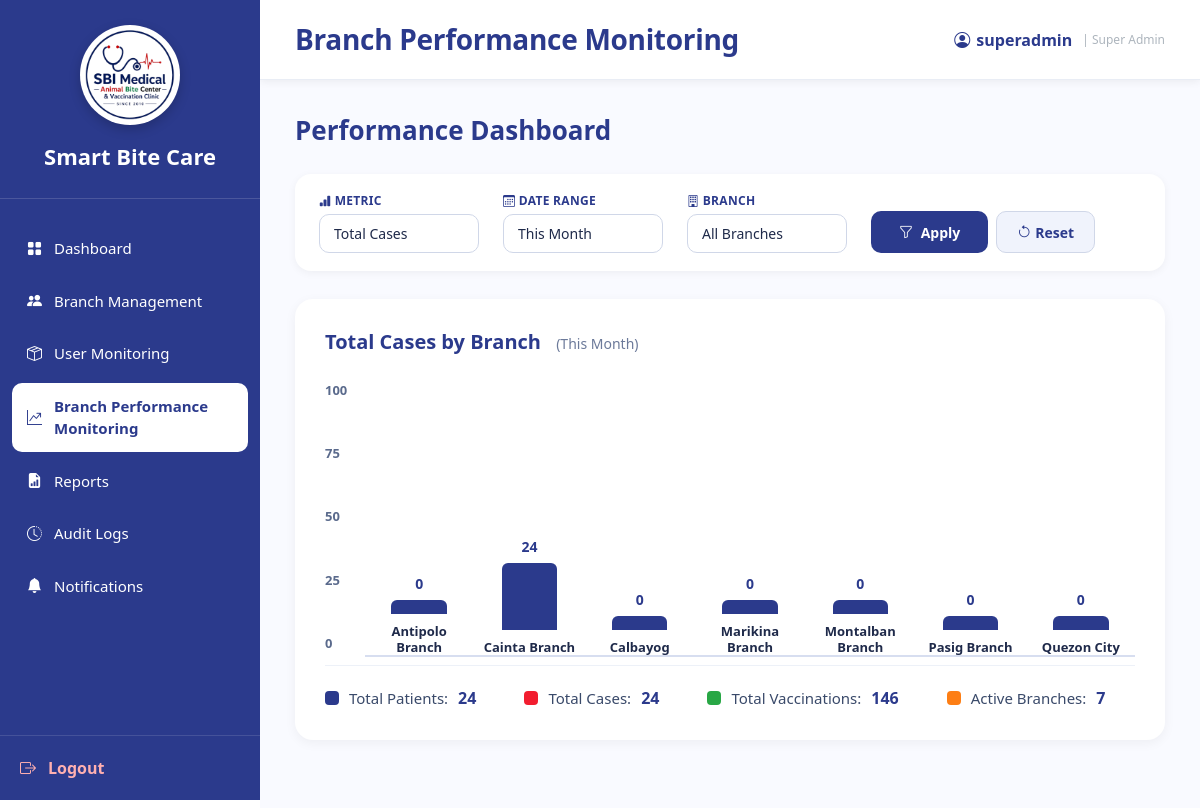
/SuperAdmin_BranchPerformanceMonitoring.php (signed in), run on the app's committed database.
### tables this page shows
CREATE TABLE `branches` (
  `branch_id` varchar(10) NOT NULL,
  `branch_name` varchar(150) NOT NULL,
  `branch_address` text DEFAULT NULL,
  `contact_number` varchar(30) DEFAULT NULL,
  `email` varchar(150) DEFAULT NULL,
  `status` enum('Active','Inactive') DEFAULT 'Active',
  `created_at` timestamp NOT NULL DEFAULT current_timestamp()
);

### SuperAdmin_BranchPerformanceMonitoring.php (the view, shortened to what this page needs)
<?php
require_once 'sources/db_connect.php';
$metric = isset($_GET['metric']) ? trim($_GET['metric']) : 'total_cases';
$date_range = isset($_GET['date_range']) ? trim($_GET['date_range']) : 'this_month';
$branch_id = isset($_GET['branch_id']) ? trim($_GET['branch_id']) : '';
$date_label = 'All Time';
switch ($date_range) {
    case 'this_month':
        $date_label = 'This Month';
        break;
}
$branches_sql = "SELECT branch_id, branch_name FROM branches WHERE status = 'Active' ORDER BY branch_name";
$branches_result = $conn->query($branches_sql);
$branches = [];
while ($row = $branches_result->fetch_assoc()) {
    $branches[] = $row;
}
$performance_data = [];
$total_patients = 0;
$total_cases = 0;
$total_vaccinations = 0;
foreach ($branches as $branch) {
    $bid = $branch['branch_id'];
    $bname = $branch['branch_name'];
    $patient_sql = "SELECT COUNT(*) as count FROM patients WHERE branch_id = '$bid'";
    $patient_result = $conn->query($patient_sql);
    $patient_count = $patient_result->fetch_assoc()['count'] ?? 0;
    $case_sql = "SELECT COUNT(*) as count FROM animal_bite_cases WHERE branch_id = '$bid'";
    $case_result = $conn->query($case_sql);
    $case_count = $case_result->fetch_assoc()['count'] ?? 0;
    $vaccine_sql = "SELECT COUNT(*) as count FROM vaccination_records WHERE branch_id = '$bid'";
    $vaccine_result = $conn->query($vaccine_sql);
    $vaccine_count = $vaccine_result->fetch_assoc()['count'] ?? 0;
    $staff_sql = "SELECT COUNT(*) as count FROM users WHERE branch_id = '$bid'";
    $staff_result = $conn->query($staff_sql);
    $staff_count = $staff_result->fetch_assoc()['count'] ?? 0;
    $inventory_sql = "SELECT COUNT(*) as count FROM inventory_stocks WHERE branch_id = '$bid'";
    $inventory_result = $conn->query($inventory_sql);
    $inventory_count = $inventory_result->fetch_assoc()['count'] ?? 0;
    $performance_data[] = [
        'branch_id' => $bid,
        'branch_name' => $bname,
        'patients' => $patient_count,
        'cases' => $case_count,
        'vaccinations' => $vaccine_count,
        'staff' => $staff_count,
        'inventory' => $inventory_count
    ];
    $total_patients += $patient_count;
    $total_cases += $case_count;
    $total_vaccinations += $vaccine_count;
}
$metric_label = '';
$metric_column = 'cases';
$max_value = 0;
switch ($metric) {
    case 'total_cases':
        $metric_label = 'Total Cases';
        $metric_column = 'cases';
        $max_value = max(array_column($performance_data, 'cases'));
        break;
}
$y_max = ceil($max_value / 100) * 100;
$metrics_options = [
    'total_cases' => 'Total Cases',
    'total_patients' => 'Total Patients',
    'total_vaccinations' => 'Total Vaccinations',
    'staff' => 'Staff Count',
    'inventory' => 'Inventory Items'
];
$date_range_options = [
    'all_time' => 'All Time',
    'this_month' => 'This Month',
    'last_month' => 'Last Month',
    'this_quarter' => 'This Quarter',
    'this_year' => 'This Year',
    'last_year' => 'Last Year'
];
$branch_options = ['' => 'All Branches'];
foreach ($branches as $branch) {
    $branch_options[$branch['branch_id']] = $branch['branch_name'];
}
function addAuditLog($conn, $user_id, $action, $module = 'Performance Monitoring') {
    $branch_id = null;
    $user_sql = "SELECT branch_id FROM users WHERE user_id = ?";
    $user_stmt = $conn->prepare($user_sql);
    if ($user_stmt) {
        $user_stmt->bind_param("i", $user_id);
        $user_stmt->execute();
        $user_result = $user_stmt->get_result();
        if ($user_row = $user_result->fetch_assoc()) {
            $branch_id = $user_row['branch_id'];
        }
    }
    $log_sql = "INSERT INTO audit_logs (user_id, branch_id, action, module) VALUES (?, ?, ?, ?)";
    $log_stmt = $conn->prepare($log_sql);
    if ($log_stmt) {
        $log_stmt->bind_param("isss", $user_id, $branch_id, $action, $module);
        $result = $log_stmt->execute();
        return $result;
    }
    return false;
}
addAuditLog($conn, $_SESSION['user_id'], 'Viewed Branch Performance Monitoring - Metric: ' . $metric_label . ', Date: ' . $date_label, 'Performance Monitoring');
?>
<!DOCTYPE html>
<html lang="en">
<head>
    <link href="https://cdn.jsdelivr.net/npm/bootstrap@5.3.3/dist/css/bootstrap.min.css" rel="stylesheet" />
    <link rel="stylesheet" href="https://cdn.jsdelivr.net/npm/bootstrap-icons@1.11.3/font/bootstrap-icons.min.css" />
    <link rel="stylesheet" href="sidebar.css" />
</head>
<body>
<div class="sidebar">
    <div class="logo-area">
        <div class="logo-frame">
            <img src="logo.png" alt="Smart Bite Care Logo" class="logo" />
        </div>
        <div class="system-name">Smart Bite Care</div>
    </div>
    <nav class="nav-menu">
        <ul>
            <li><a href="SuperAdmin_Dashboard.php"><i class="bi bi-grid-fill"></i><span>Dashboard</span></a></li>
            <li><a href="SuperAdmin_CombinedManagement.php"><i class="bi bi-people-fill"></i><span>Branch Management</span></a></li>
            <li><a href="SuperAdmin_UserMonitoring.php"><i class="bi bi-box-seam"></i><span>User Monitoring</span></a></li>
            <li><a class="active" href="SuperAdmin_BranchPerformanceMonitoring.php"><i class="bi bi-graph-up-arrow"></i><span>Branch Performance Monitoring</span></a></li>
            <li><a href="SuperAdmin_Reports.php"><i class="bi bi-file-earmark-bar-graph-fill"></i><span>Reports</span></a></li>
            <li><a href="SuperAdmin_AuditLogs.php"><i class="bi bi-clock-history"></i><span>Audit Logs</span></a></li>
            <li><a href="SuperAdmin_Notifications.php"><i class="bi bi-bell-fill"></i><span>Notifications</span></a></li>
        </ul>
    </nav>
    <div class="logout">
        <a href="logout.php"><i class="bi bi-box-arrow-right"></i><span>Logout</span></a>
    </div>
</div>
<div class="main">
    <div class="topbar">
        <h3>Branch Performance Monitoring</h3>
        <div class="profile">
            <i class="bi bi-person-circle"></i>
            <?php echo htmlspecialchars($_SESSION['username'] ?? 'SUPER ADMIN'); ?>
            <span style="font-size:12px; color:#adb5bd; font-weight:400; margin-left:4px;">| Super Admin</span>
        </div>
    </div>
    <div class="content">
        <div class="page-header">
            <h2>Performance Dashboard</h2>
        </div>
        <form method="GET" action="" class="filter-row">
            <div class="filter-group">
                <label><i class="bi bi-bar-chart-fill"></i> Metric</label>
                <select name="metric" class="form-select">
                    <?php foreach ($metrics_options as $key => $label): ?>
                        <option value="<?php echo $key; ?>" <?php echo $metric == $key ? 'selected' : ''; ?>>
                            <?php echo $label; ?>
                        </option>
                    <?php endforeach; ?>
                </select>
            </div>
            <div class="filter-group">
                <label><i class="bi bi-calendar3"></i> Date Range</label>
                <select name="date_range" class="form-select">
                    <?php foreach ($date_range_options as $key => $label): ?>
                        <option value="<?php echo $key; ?>" <?php echo $date_range == $key ? 'selected' : ''; ?>>
                            <?php echo $label; ?>
                        </option>
                    <?php endforeach; ?>
                </select>
            </div>
            <div class="filter-group">
                <label><i class="bi bi-building"></i> Branch</label>
                <select name="branch_id" class="form-select">
                    <?php foreach ($branch_options as $key => $label): ?>
                        <option value="<?php echo $key; ?>" <?php echo $branch_id == $key ? 'selected' : ''; ?>>
                            <?php echo $label; ?>
                        </option>
                    <?php endforeach; ?>
                </select>
            </div>
            <div class="filter-group" style="flex-direction:row; gap:8px; align-items:flex-end;">
                <button type="submit" class="btn-apply">
                    <i class="bi bi-funnel me-1"></i> Apply
                </button>
                <a href="<?php echo $_SERVER['PHP_SELF']; ?>" class="btn-reset">
                    <i class="bi bi-arrow-counterclockwise me-1"></i> Reset
                </a>
            </div>
        </form>
        <div class="chart-card">
            <div class="chart-title">
                <?php echo $metric_label; ?> by Branch
                <small>(<?php echo $date_label; ?>)</small>
            </div>
            <div class="chart-wrap">
                <div class="y-axis-labels">
                    <span><?php echo number_format($y_max); ?></span>
                    <span><?php echo number_format($y_max * 0.75); ?></span>
                    <span><?php echo number_format($y_max * 0.5); ?></span>
                    <span><?php echo number_format($y_max * 0.25); ?></span>
                    <span>0</span>
                </div>
                <div class="bar-chart-wrapper">
                    <?php if (empty($performance_data)): ?>
                        <div class="no-data" style="width:100%;">
                            <i class="bi bi-inbox"></i>
                            <p>No data available for the selected filters.</p>
                        </div>
                    <?php else: ?>
                        <?php foreach ($performance_data as $data):
                            $value = $data[$metric_column] ?? 0;
                            $height_percent = ($y_max > 0) ? ($value / $y_max) * 100 : 0;
                            $height_percent = min($height_percent, 100);
                            $height_percent = max($height_percent, 5);
                        ?>
                            <div class="bar-container">
                                <div class="bar-value"><?php echo number_format($value); ?></div>
                                <div class="bar" style="height: <?php echo $height_percent; ?>%;"></div>
                                <div class="bar-label"><?php echo htmlspecialchars($data['branch_name']); ?></div>
                            </div>
                        <?php endforeach; ?>
                    <?php endif; ?>
                </div>
            </div>
            <div class="legend-metrics">
                <div class="legend-item">
                    <span class="legend-dot" style="background: #2B3A8C;"></span>
                    <span class="legend-label">Total Patients:</span>
                    <span class="legend-value"><?php echo number_format($total_patients); ?></span>
                </div>
                <div class="legend-item">
                    <span class="legend-dot" style="background: #F21D2F;"></span>
                    <span class="legend-label">Total Cases:</span>
                    <span class="legend-value"><?php echo number_format($total_cases); ?></span>
                </div>
                <div class="legend-item">
                    <span class="legend-dot" style="background: #28a745;"></span>
                    <span class="legend-label">Total Vaccinations:</span>
                    <span class="legend-value"><?php echo number_format($total_vaccinations); ?></span>
                </div>
                <div class="legend-item">
                    <span class="legend-dot" style="background: #fd7e14;"></span>
                    <span class="legend-label">Active Branches:</span>
                    <span class="legend-value"><?php echo count($performance_data); ?></span>
                </div>
            </div>
        </div>
    </div>
</div>
</body>
</html>

### sidebar.css (style rules this page uses)
:root { --primary:#2B3A8C; --accent:#F21D2F; --bg:#F2F2F2; --white:#fff; }
.sidebar { width:260px; height:100vh; height:100dvh; min-height:0; background:var(--primary); display:flex; flex-direction:column; color:white; position:fixed; left:0; top:0; overflow:hidden; z-index:1000; box-sizing:border-box; }
.sidebar * { box-sizing:border-box; }
.logo-area { padding:25px 20px; border-bottom:1px solid rgba(255,255,255,.15); text-align:center; flex-shrink:0; }
.logo { width: 90px; height: 90px; display: block; object-fit: contain; }
.logo-frame { width: 100px; height: 100px; margin: 0 auto; border-radius: 50%; background: #fff; display: flex; align-items: center; justify-content: center; overflow: hidden; box-shadow: 0 4px 12px rgba(0,0,0,.2); border: 3px solid rgba(255,255,255,.3); }
.system-name { margin-top:15px; font-size:22px; font-weight:700; }
.nav-menu { margin-top:20px; flex:1; min-height:0; padding-bottom:10px; overflow-x:hidden; overflow-y:auto; overscroll-behavior:contain; scrollbar-width:thin; scrollbar-color:rgba(255,255,255,.45) transparent; -webkit-overflow-scrolling:touch; }
.nav-menu ul { list-style:none; padding:0; margin:0; }
.nav-menu li { margin:6px 12px; }
.nav-menu a { color:white; text-decoration:none; display:flex; align-items:center; gap:12px; padding:12px 15px; border-radius:10px; transition:.25s; font-size:15px; }
.nav-menu a.active { background:white; color:var(--primary); font-weight:600; }
.logout { padding:20px; flex-shrink:0; border-top:1px solid rgba(255,255,255,.12); background:var(--primary); }
.logout a { color:#ffb0b0; text-decoration:none; display:flex; align-items:center; gap:12px; font-weight:600; }

### data on the page
branches: value "0", $height_percent 5 (drawn), branch_name "Antipolo Branch"
branches: value "24", branch_name "Cainta Branch"
branches: value "0", $height_percent 5 (drawn), branch_name "Pasig Branch"

### other printed values
$_SESSION['username'] "superadmin"
$metric_label "Total Cases"
$date_label "This Month"
$y_max "100"
$y_max * 0.75 "75"
$y_max * 0.5 "50"
$y_max * 0.25 "25"
$value "0"
$data['branch_name'] "Calbayog"
$data['branch_name'] "Marikina Branch"
$data['branch_name'] "Montalban Branch"
$data['branch_name'] "Quezon City"
$total_patients "24"
$total_cases "24"
$total_vaccinations "146"
